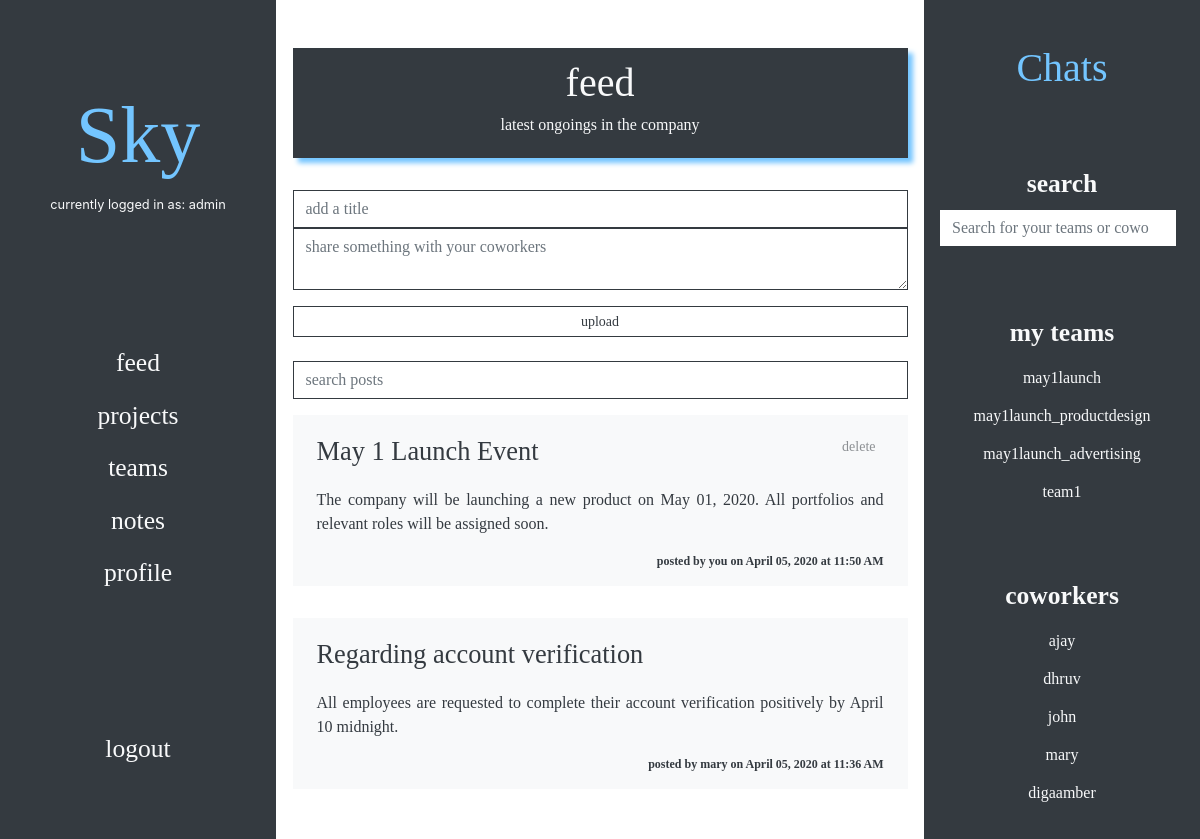
The app's page / (signed in) with its own data.
### sky/models.py (models this page shows, shortened)
class Employee(AbstractUser, models.Model):
    pass

class Post(models.Model):
    uploader = models.ForeignKey(Employee, on_delete=models.CASCADE, related_name='posts')
    title = models.CharField(max_length=256)
    text = models.TextField(max_length=8192)
    datetime = models.DateTimeField(default=timezone.now)

class Team(models.Model):
    name = models.CharField(max_length=65)
    employees = models.ManyToManyField(Employee, blank=True, related_name='teams')

### sky/views.py (the view)
# urls.py: path('', views.index, name='index'),
def index(request):
    if not request.user.is_authenticated:
        return HttpResponseRedirect(reverse('auth'))
    context = {
        'employees': Employee.objects.exclude(pk=request.user.id).all(),
        'teams': request.user.teams.all(),
        'posts': []
    }
    for post in Post.objects.order_by('-datetime').all():
        context['posts'].append({
            'id': post.id,
            'title': post.title,
            'text': post.text.split('\n'),
            'uploader': post.uploader.username,
            'datetime': post.datetime.strftime('%B %d, %Y at %I:%M %p'),
            'delete': request.user == post.uploader
        })
    print('Rendering base.html')
    return render(request, 'sky/base.html', context)

### sky/templates/sky/base.html (shortened to what this page needs)
<!DOCTYPE html>
{% load static %}
<html lang="en">
  <head data-csrf_token='{% csrf_token %}'>
    <link href="{% static 'sky/fonts.css' %}" rel='stylesheet'>
    <link rel="stylesheet" href="{% static 'sky/bootstrap.min.css' %}">
    <link rel="stylesheet" href="{% static 'sky/bootstrap-override.min.css' %}">
    <link rel="stylesheet" href="{% static 'sky/dashboard-navbar.min.css' %}">
    <link rel="stylesheet" href="{% static 'sky/chat-navbar.min.css' %}">
    <link rel="stylesheet" href="{% static 'sky/chat.min.css' %}">
    <link rel="stylesheet" href="{% static 'sky/main-content.min.css' %}">
  </head>
  <body data-id="{{ request.user.id }}" data-username="{{ request.user.username }}">
    <div class="container-fluid main-container-fluid">
      <div class="row">
        <div class="col-md-3 main-col">
          <nav class="navbar navbar-dark bg-dark dashboard-navbar">
            <div class="dashboard-navbar-title">
              <div class="navbar-brand sky-logo">Sky</div>
              <div class="dashboard-navbar-text">currently logged in as: {{ request.user.username }}</div>
            </div>
            <div class="container-fluid dashboard-container">
              <ul class="navbar-nav">
                <li class="nav-item">
                  <button id="dashboard-feed-button" class="btn btn-block btn-outline-light dashboard-btn">feed</button>
                </li>
                <li class="nav-item">
                  <button id="dashboard-projects-button" class="btn btn-block btn-outline-light dashboard-btn">projects</button>
                </li>
                <li class="nav-item dropdown">
                  <button id="dashboard-teams-button" class="btn btn-block btn-outline-light dashboard-btn">teams</button>
                </li>
                <li class="nav-item">
                  <button id="dashboard-notes-button" class="btn btn-block btn-outline-light dashboard-btn">notes</button>
                </li>
                <li class="nav-item">
                  <button id="dashboard-account-button" class="btn btn-block btn-outline-light dashboard-btn">profile</button>
                </li>
              </ul>
            </div>
            <a class="btn btn-block btn-outline-light dashboard-btn" href="{% url 'logout' %}">logout</a>
          </nav>
        </div>
        <div class="col-md-6 main-col">
          <br>
          <br>
          <div id="main-content-container">
            <div class="jumbotron main-content-title-jumbotron">
              <div class="main-content-title">feed</div>
              <div class="main-content-title-text">latest ongoings in the company</div>
            </div>
            <form id="new-post-form">
              <div class="form-group">
                <input id="new-post-title" type="text" class="form-control" placeholder="add a title" required>
                <textarea id="new-post-text" class="form-control" placeholder="share something with your coworkers" required></textarea>
              </div>
              <button type="submit" class="btn btn-outline-dark btn-sm btn-block main-content-btn">upload</button>
            </form>
            <br>
            <form>
              <div class="form-group">
                <input type="text" class="form-control" id="search-posts" placeholder="search posts">
              </div>
            </form>
            <div id="posts">
              {% for post in posts %}
                <div id="post" class="jumbotron main-content-post-jumbotron" data-id="{{ post.id }}">
                  <p class="main-content-post-title-text">
                    {{ post.title }}
                    {% if post.delete %}
                      <button id="delete-post-button" type="button" class="btn btn-outline-dark btn-sm post-delete-btn" data-id="{{ post.id }}">delete</button>
                    {% endif %}
                  </p>
                  {% for text in post.text %}
                    <p class="main-content-post-text">{{ text }}</p>
                  {% endfor %}
                  <p class=" main-content-post-information-text">
                    posted by
                    {% if post.delete %}
                      you
                    {% else %}
                      {{ post.uploader }}
                    {% endif %}
                    on {{ post.datetime }}
                  </p>
                </div>
              {% empty %}
                <p class="main-content-text">no posts to show</p>
              {% endfor %}
            </div>
            <br>
          </div>
          <div class="chat-container">
          </div>
        </div>
        <div class="col-md-3 main-col">
          <nav class="navbar navbar-dark bg-dark chat-navbar">
            <div class="navbar-brand chat-navbar-heading" href="#">Chats</div>
            <div class="container chat-navbar-container">
              <p class="chat-navbar-text">search</p>
              <input id="search-bar" class="form-control mr-sm-2" type="search" placeholder="Search for your teams or coworkers">
            </div>
            <div class="container chat-navbar-container">
              <p class="chat-navbar-text">my teams</p>
              <ul class="navbar-nav">
                <div id="teams-display" class="conatiner-fluid chat-navbar-container-fluid">
                  {% for team in teams %}
                    <li class="nav-item chat-navbar-item">
                      <button id="open_chat" class="btn btn-block btn-outline-light chat-navbar-btn" data-message_type="team" data-id="{{ team.id }}" data-name="{{ team.name }}">
                        {{ team.name }}
                      </button>
                    </li>
                  {% empty %}
                    <p class="chat-navbar-message">you are not a part of any team.</p>
                  {% endfor %}
                </div>
              </ul>
            </div>
            <div class="container chat-navbar-container">
              <p class="chat-navbar-text">coworkers</p>
              <ul class="navbar-nav">
                <div id="coworkers-display" class="conatiner-fluid chat-navbar-container-fluid">
                  {% for employee in employees %}
                    <li class="nav-item chat-navbar-item">
                      <button id="open_chat" class="btn btn-block btn-outline-light chat-navbar-btn" data-message_type="private" data-id="{{ employee.id }}" data-name="{{ employee.username }}">
                        {{ employee.username }}
                      </button>
                    </li>
                  {% empty %}
                    <p class="chat-navbar-message">you do not have any coworkers.</p>
                  {% endfor %}
                </div>
              </ul>
            </div>
          </nav>
        </div>
      </div>
    </div>
  </body>
</html>

### records on screen
Employee: user.username "admin"
Post: title "May 1 Launch Event", text "The company will be launching a new product on May 01, 2020. All portfolios and relevant roles will be assigned soon."
Post: title "Regarding account verification", text "All employees are requested to complete their account verification positively by April 10 midnight."
Employee: uploader "mary", username "mary"
Team: name "may1launch"
Team: name "may1launch_productdesign"
Team: name "may1launch_advertising"
Team: name "team1"
Employee: username "ajay"
Employee: username "dhruv"
Employee: username "john"
Employee: username "digaamber"

### other values on screen
{{ post.datetime }} "April 05, 2020 at 11:50 AM" "April 05, 2020 at 11:36 AM"
